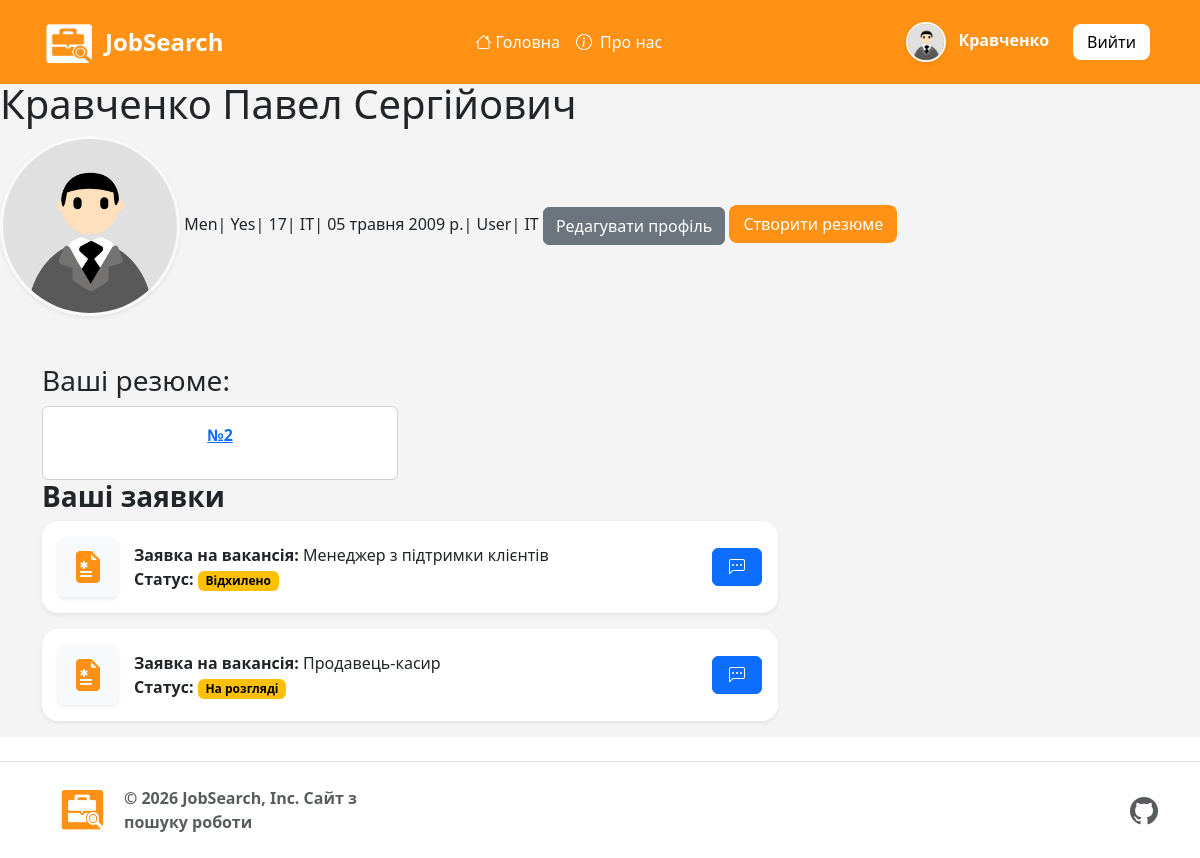
The app's page /auth_system/job-profil/ (signed in) with its own data.
### auth_system/models.py (models this page shows, shortened)
class UserProfile(models.Model):
    user = models.OneToOneField(User, on_delete=models.CASCADE, related_name='profile')
    email = models.EmailField(max_length=254, blank=True, null=True)
    avatar = models.ImageField(upload_to='imge_avatar', null=True, blank=True)
    op = models.CharField(choices=OP_CHOICES, max_length=20, default='Yes', null=True, blank=True)#
    first_name = models.CharField(max_length=100,blank=True, verbose_name='first_name')#імя
    last_name = models.CharField(max_length=100,blank=True, verbose_name='last_name')#прізвище
    patronymic = models.CharField(max_length=100, blank=True, null=True, verbose_name='patronymic')#по батькові
    birth_date = models.DateField(null=True, blank=True)#дата народження
    gender = models.CharField(choices=GENDER_CHOICES, max_length=20, default='Ч')#стать
    role = models.CharField(choices=ROLE_CHOICES, max_length=20, default='User')#
    bio = models.TextField(blank=True)#опис
    referral = models.ForeignKey('project.Category', on_delete=models.SET_NULL, null=True)#направлення
    phone_number = models.CharField(max_length=20, blank=True, null=True, verbose_name="Номер телефону")
    linkedin_url = models.URLField(max_length=255, blank=True, null=True)
    @property
    def age(self):
        if not self.birth_date:
            return None
        today = date.today()
        return today.year - self.birth_date.year - (
            (today.month, today.day) < (self.birth_date.month, self.birth_date.day)
        )
    @property
    def img_avatar(self):
        if self.avatar:
            return self.avatar.url
        if self.gender == 'Men':
            if self.op == 'Yes':
                return '/static/image/men-op.png'
            else:
                return '/static/image/men.png'
        else:
            if self.op == 'Yes':
                return '/static/image/women-op.png'
            else:
                return '/static/image/women.png'

### project/models.py (models this page shows, shortened)
class Category(models.Model):
    name = models.CharField(max_length=150)
    def __str__(self):
        return self.name

class Resume(models.Model):
    author = models.ForeignKey(User, on_delete=models.CASCADE, related_name="resume")#автор
    title = models.CharField(max_length=256)#Заголовок
    city = models.ForeignKey(City, on_delete=models.SET_NULL, null=True, blank=True)
    phone_res = models.CharField(max_length=20, blank=True, null=True, verbose_name="Номер телефону")
    description = models.TextField()#опис
    description1 = models.TextField(null=True, blank=True)#опис
    description2 = models.TextField(null=True, blank=True)#опис
    description3 = models.TextField(null=True, blank=True)#опис
    description4 = models.TextField(null=True, blank=True)#опис
    file = models.FileField(upload_to='resumes/',  null=True, blank=True)#файл
    date = models.DateTimeField(auto_now_add=True, blank=True, null=True,)#дата створення
    updated_at = models.DateTimeField(auto_now=True, blank=True, null=True, verbose_name="Дата оновлення")
    email = models.EmailField(max_length=254, blank=True, null=True)

class Application(models.Model):
    STATUS_CHOICES = (
        ('under_review', 'На розгляді'),
        ('reject', 'Відхилено'),
        ('accepted', 'Прийнято'),
    )
    author = models.ForeignKey(User, on_delete=models.CASCADE, related_name="applications")
    vacancy = models.ForeignKey(Vacancy, on_delete=models.CASCADE, related_name="applications")
    resume = models.ForeignKey(Resume, on_delete=models.SET_NULL, null=True, blank=True)
    res_file = models.FileField(upload_to='application_docs/', null=True, blank=True) # Ось воно!
    created_at = models.DateTimeField(auto_now_add=True, null=True, blank=True)
    status = models.CharField(choices=STATUS_CHOICES, max_length=50, default='under_review')
    class Meta:
        constraints = [
            models.UniqueConstraint(fields=['author', 'vacancy'], name='unique_user_application')
        ]
        ordering = ['-created_at']

class Vacancy(models.Model):
    title = models.CharField(max_length=256)#Заголовок
    description = models.TextField()#опис
    description1 = models.TextField(null=True, blank=True)#опис
    description2 = models.TextField(null=True, blank=True)#опис
    link = models.URLField(max_length=500, null=True, blank=True)
    company = models.ForeignKey(EmployerProfile, on_delete=models.CASCADE, related_name="vacancies")
    image = models.ImageField(upload_to='vacancies/images/',  null=True, blank=True)
    price_start = models.DecimalField(max_digits=10, decimal_places=2, null=True, blank=True)
    price_end = models.DecimalField(max_digits=10, decimal_places=2, null=True, blank=True)
    category = models.ForeignKey(Category, on_delete=models.SET_NULL, null=True)
    employment_type = models.CharField(max_length=20, choices=EMPLOYMENT_CHOICES, default='full_time', verbose_name="Тип зайнятості")
    work_format = models.CharField(max_length=20, choices=WORK_FORMAT_CHOICES, default='office', verbose_name="Формат роботи")
    experience = models.CharField(max_length=20, choices=EXPERIENCE_CHOICES, default='no_experience', verbose_name="Досвід роботи")
    city = models.ForeignKey(City, on_delete=models.SET_NULL, related_name="vacancies", null=True)
    street = models.CharField(max_length=255, verbose_name="Вулиця")
    house_number = models.CharField(max_length=20, blank=True, null=True, verbose_name="Будинок / Офіс")
    date = models.DateTimeField(auto_now_add=True)#дата створення
    updated_at = models.DateTimeField(auto_now=True, verbose_name="Дата оновлення")
    class Meta:
        ordering = ['-date']

### auth_system/views.py (the view)
# urls.py: path('job-profil/', views.Job_ProfileView.as_view(), name='job_profile'),
class Job_ProfileView(DetailView):
    model = UserProfile
    template_name = "auth_s/profile.html"
    context_object_name = 'profile'
    def get_object(self):
        obj, created = UserProfile.objects.get_or_create(user=self.request.user)
        return obj
    def get_context_data(self, **kwargs):
        context = super().get_context_data(**kwargs)
        context['resumes'] = Resume.objects.filter(author=self.object.user)
        context['user_applications'] = Application.objects.filter(author=self.request.user)
        return context

### templates/auth_s/profile.html
{% extends 'base.html' %}
{% load static %}
{% block content %}
<h1>{{ profile.first_name }} {{ profile.last_name }} {{ profile.patronymic }} </h1>
<img src="{{ user.profile.img_avatar }}" alt="Avatar"
class="rounded-circle img-fluid border border-3 border-light shadow-sm"
style="max-width: 180px; height: 180px; object-fit: cover;">
    {{ profile.gender }}|
    {{ profile.op }}|
    {{ profile.age }}|
    {{ profile.referral }}|
    {{ profile.birth_date }}|
    {{ profile.role }}|
    {{ profile.referral }}
<a href="{% url 'update_profile' %}" class="btn btn-secondary" >
    Редагувати профіль
</a>
<a href="{% url 'job_creat_resume' %}" class="btn-L">
    Створити резюме
</a>
<div class="container mt-5">
<h3>Ваші резюме:</h3>
<div class="row row-cols-1 row-cols-sm-2 row-cols-md-3 g-4">
{% for resume in resumes %}
        <div class="col">
            <div class="card h-100 text-center mb-3">
                <div class="card-body">
    <a href="{% url 'job_resume' resume.pk %}">
        <strong>{{ resume.title }}</strong>
    </a>
                </div>
            </div>
        </div>
{% empty %}
    <p>Ви ще не створили жодної .</p>
{% endfor %}
</div>
    <h3 class="fw-bold">Ваші заявки</h3>
    <div class="row justify-content-start">
        {% for application in user_applications %}
        <div class="col-md-10 col-lg-8">
            <div class="card shadow-sm mb-3 border-0 rounded-4 overflow-hidden">
                <div class="d-flex align-items-center justify-content-between p-3 gap-2">
                    <div class="d-flex align-items-center gap-3">
                        <div class="card shadow-sm border-0 bg-light d-flex align-items-center justify-content-center" style="width: 60px; height: 60px; flex-shrink: 0;">
                            <div class="card-body d-flex align-items-center justify-content-center p-0">
                                <i class="bi bi-file-earmark-medical-fill" style="font-size: 2rem; color: #ff9114;"></i>
                            </div>
                        </div>
                        <div class="d-flex flex-column">
                            <div class="text-truncate-custom">
                                <strong>Заявка на вакансія:</strong>
                                <span>{{ application.vacancy.title }}</span>
                            </div>
                            <div class="text-truncate-custom">
                                <strong>Статус:</strong>
                                <span class="badge text-bg-warning">{{ application.get_status_display|default:"На розгляді" }}</span>
                            </div>
                        </div>
                    </div>
                    <div class="d-flex">
                        <a href="{% url 'chat_room' application.id %}" class="btn btn-primary px-3">
                            <i class="bi bi-chat-left-dots"></i>
                        </a>
                    </div>
                </div>
            </div>
        </div>
        {% empty %}
            <p>На ваші вакансії поки немає жодного відгуку.</p>
        {% endfor %}
    </div>
</div>
{% endblock %}

### templates/base.html (shortened to what this page needs)
<!DOCTYPE html>
{% load static %}
<html lang="en">
<head>
    <link href="https://cdn.jsdelivr.net/npm/bootstrap@5.3.8/dist/css/bootstrap.min.css" rel="stylesheet">
    <link rel="stylesheet" href="https://cdn.jsdelivr.net/npm/bootstrap-icons@1.11.1/font/bootstrap-icons.css">
    <link rel="stylesheet" href="{% static 'css/stayle.css' %}">
</head>
<body>
    <header class="p-3 bac-color">
        <div class="container">
            <div class="d-flex flex-wrap align-items-center justify-content-between">
                <div class="d-flex align-items-center mb-2 mb-lg-0">
                    <a href="/" class="me-2 d-flex align-items-center text-decoration-none">
                        <img src="{% static 'image/s-logo.png' %}" alt="Logo" width="55" height="50" class="me-2">
                        <h3 class="fw-bold text-white mb-0" style="font-size: 1.5rem; ">JobSearch</h3>
                    </a>
                </div>
                <ul class="nav col-12 col-lg-auto justify-content-center mb-md-0 mx-lg-auto align-items-center">
                    <li><a href="{% url 'job_list'%}" class="nav-link px-2 text-white"><i class="bi bi-house"></i> Головна</a></li>
                    <li><a href="{% url 'job_site'%}" class="nav-link px-2 text-white"><i class="bi bi-info-circle me-1"></i> Про нас</a></li>
                </ul>
                <div class="text-end">
                {% if user.is_authenticated %}
                    {% if user.employer.name_company %}
                        <a class="nav-link text-white me-3" href="{% url 'job_company' %}">
                            <img src="{{ user.employer.img_logo }}"
                             alt="Аватар"
                             class="rounded-circle img-fluid border border-3 border-light shadow-sm"
                             style="max-width: 40px; height: 40px; object-fit: cover;">
                             {{ user.employer.name_company }}
                    {% else %}
                        <a class="nav-link fw-bold text-white me-3" href="{% url 'job_profile' %}">
                            <img src="{{ user.profile.img_avatar }}"
                                 alt="Avatar"
                                 class="rounded-circle img-fluid border border-2 border-light shadow-sm me-2"
                                 style="width: 40px; height: 40px; object-fit: cover;">
                            {{ user.profile.first_name }}
                        </a>
                    {% endif %}
                </div>
                <div class="text-end m-2">
                    <a href="{% url 'logout' %}" class="btn-exit">
                        Вийти
                    </a>
                </div>
                {% else %}
                <div class="text-end">
                    <a href="{% url 'job_login' %}" class=" btn-yo">Увійти</a>
                    <a href="{% url 'signup_cho' %}" class=" btn-regi">Зареєструватися</a>
                </div>
                {% endif %}
            </div>
        </div>
    </header>
    <main>
        {% block content %}
        {% endblock %}
    </main>
    <footer class="d-flex flex-wrap justify-content-between align-items-center py-4 my-4 border-top">
        <div class="container d-flex flex-wrap justify-content-between align-items-center">
            <div class="col-md-4 d-flex align-items-center gap-2">
            <a href="/" class="mb-3 me-2 mb-md-0 text-body-secondary text-decoration-none lh-1" aria-label="Bootstrap">
                <a href="/">
                    <img src="{% static 'image/logo-s.png' %}" alt="Фото шапки" width="50" height="45" >
                </a>
            </a>
            <span class="mb-3 mb-md-0 text-body-secondary fw-semibold ms-2">© 2026 JobSearch, Inc. Сайт з пошуку роботи</span>
            </div>
        <ul class="nav col-md-4 justify-content-end list-unstyled d-flex mb-0">
            <li class="ms-3">
                <a class="text-body-secondary " href="https://github.com/vadimanceglov-afk/job_search_site">
                    <i class="bi bi-github fs-3"></i>
                </a>
            </li>
        </ul>
        </div>
    </footer>
</body>
</html>

### static/css/stayle.css (style rules this page uses)
header { position: fixed; top: 0; z-index: 1000; width: 100%; }
html, body { height: 100%; margin: 0; }
body { display: flex; flex-direction: column; min-height: 100vh; }
main { padding-top: 80px; flex: 1; background: rgba(236, 236, 236, 0.593); }
.bac-color { background-color: #ff9114; }
.btn-exit { display: inline-block; padding: 6px 14px; background-color: white; color: black; border-radius: 8px; text-decoration: none; font-weight: 500; border: none; cursor: pointer; text-align: center; }
.btn-L { display: inline-block; padding: 7px 14px; background-color: #ff9114; color: white; border-radius: 8px; text-decoration: none; font-weight: 500; border: none; cursor: pointer; text-align: center; }

### records on screen
Resume: title "№2"
Application: vacancy "Менеджер з підтримки клієнтів", status "Відхилено"
Application: vacancy "Продавець-касир", status "На розгляді"

### other values on screen
{{ user.profile.first_name }} "Кравченко"
{{ profile.first_name }} "Кравченко"
{{ profile.last_name }} "Павел"
{{ profile.patronymic }} "Сергійович"
{{ profile.gender }} "Men"
{{ profile.op }} "Yes"
{{ profile.age }} "17"
{{ profile.referral }} "ІТ"
{{ profile.birth_date }} "05 травня 2009 р."
{{ profile.role }} "User"
